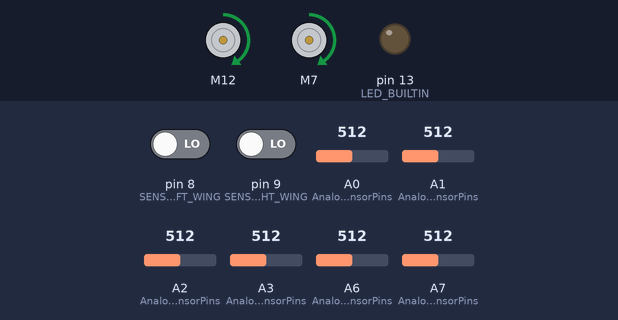
This sketch was run on a simulated Arduino Nano, built with avr-gcc and run on an emulated ATmega328P. Parts: 2 × DC motor (green arrow = forward, orange = backward, longer = faster), output pins drawn as LEDs (lit = HIGH). The inputs (shaded band) are chosen by the test bench; at power-on: A0 (AnalogSensorPins) = 512, A1 (AnalogSensorPins) = 512, A2 (AnalogSensorPins) = 512, A6 (AnalogSensorPins) = 512, A7 (AnalogSensorPins) = 512, A3 (AnalogSensorPins) = 512, pin 8 (SENSOR_LEFT_WING) LOW, pin 9 (SENSOR_RIGHT_WING) LOW. What the sketch prints to the serial monitor is not drawn.

Above: at 18.2 s.
18.3 s: A0 (AnalogSensorPins) set to 390
At 18.9 s:
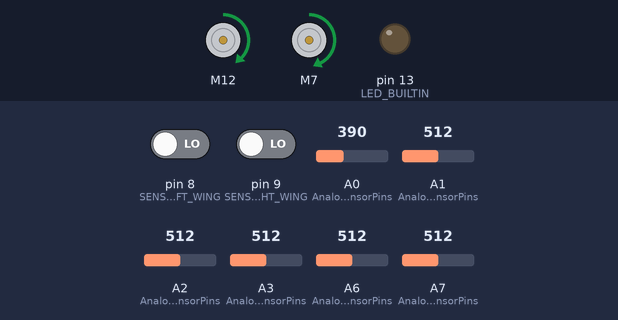
19.8 s: A1 (AnalogSensorPins) set to 390
At 21.0 s:
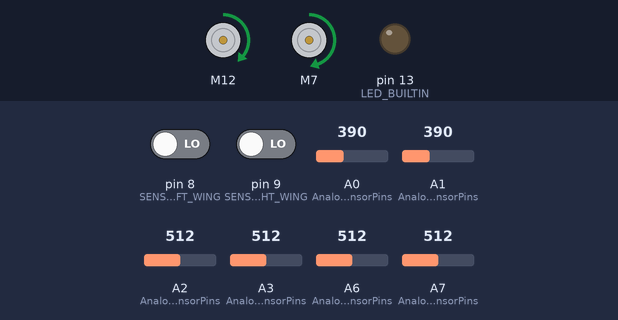
21.3 s: A2 (AnalogSensorPins) set to 390
At 22.3 s:
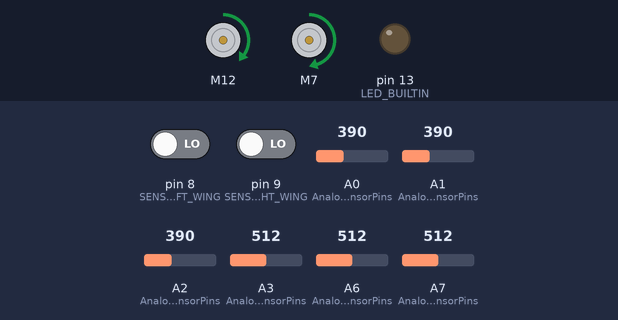
22.8 s: A6 (AnalogSensorPins) set to 390
At 23.5 s:
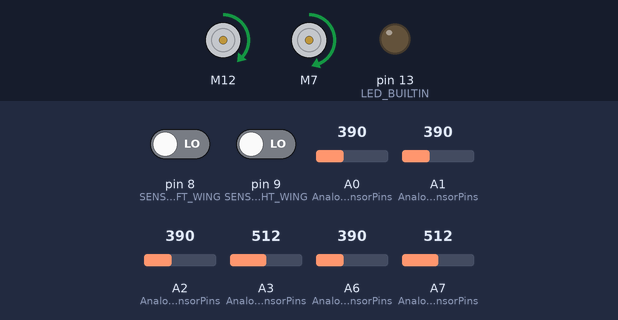
24.3 s: A7 (AnalogSensorPins) set to 390
At 24.6 s:
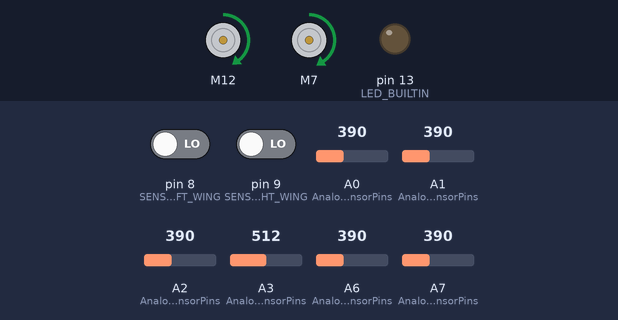
25.8 s: A3 (AnalogSensorPins) set to 306
At 27.1 s:
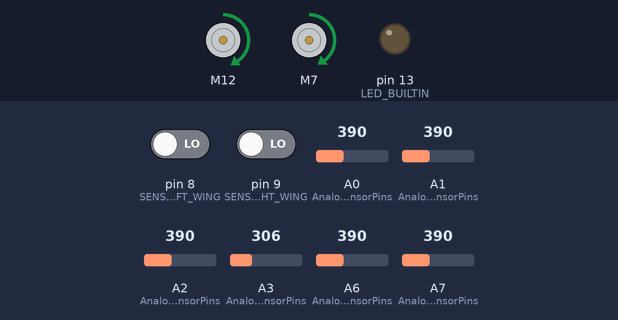
Timing chart, 0 to 28.3 s (numbered marks = the images above; inputs shaded):
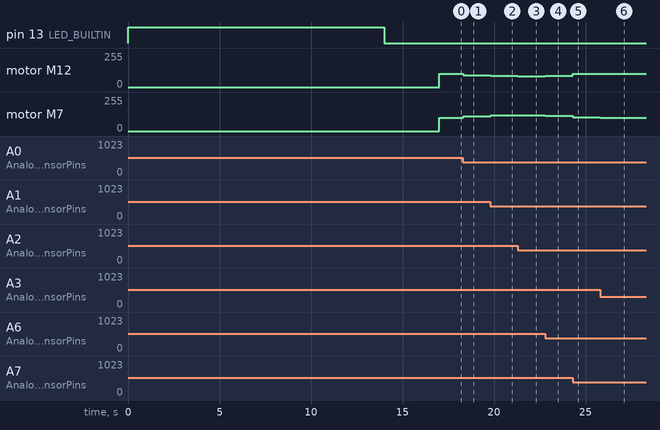

Measured:
- after the input at 18.3 s, motor M12: forward 100/255 → forward 90/255 at once; motor M7: forward 100/255 → forward 110/255 at once
- after the input at 19.8 s, motor M12: forward 90/255 → forward 83/255 at once; motor M7: forward 110/255 → forward 117/255 at once
- after the input at 21.3 s, motor M12: forward 83/255 → forward 80/255 at once; motor M7: forward 117/255 → forward 120/255 at once
- after the input at 22.8 s, motor M12: forward 80/255 → forward 86/255 at once; motor M7: forward 120/255 → forward 114/255 at once
- after the input at 24.3 s, motor M12: forward 86/255 → forward 98/255 at once; motor M7: forward 114/255 → forward 102/255 at once
- after the input at 25.8 s, motor M12: forward 98/255 → forward 101/255 at once; motor M7: forward 102/255 → forward 99/255 at once

The sketch:

pid_Code.ino
```cpp
#include <SparkFun_TB6612.h>
#include <QTRSensors.h>

// --- 1. HARDWARE PINS ---
// Motor Driver Pins
#define PWMA 10
#define AIN1 12
#define AIN2 2
#define BIN1 7
#define BIN2 3
#define PWMB 11
#define STBY 5

// --- 2. SENSOR DEFINITIONS ---
// QTR Analog Array (6 Pins)
// Ensure A0 is Leftmost and A7 is Rightmost physically
const uint8_t AnalogSensorPins[] = {A0, A1, A2, A3, A6, A7};
const uint8_t SensorCount = 6;

// Digital Wing Sensors
#define SENSOR_LEFT_WING  8
#define SENSOR_RIGHT_WING 9

// --- 3. CONFIGURATION ---
const int offsetA = 1;
const int offsetB = 1;

int BaseSpeed = 100;
int MaxSpeed = 255;

// PID Variables
float Kp = 0.1;
float Ki = 0.0;   //Should always be 0
float Kd = 0.5;

// --- 4. OBJECTS ---
Motor motor1 = Motor(AIN1, AIN2, PWMA, offsetA, STBY);
Motor motor2 = Motor(BIN1, BIN2, PWMB, offsetB, STBY);

QTRSensors qtr;
uint16_t sensorValues[SensorCount];

// Global tracking
int lastError = 0;
// CRITICAL FIX: Changed from int to long to prevent overflow
long integral = 0;

void setup() {
  Serial.begin(9600);

  pinMode(SENSOR_LEFT_WING, INPUT);
  pinMode(SENSOR_RIGHT_WING, INPUT);

  qtr.setTypeAnalog();
  qtr.setSensorPins(AnalogSensorPins, SensorCount);

  // --- MANUAL CALIBRATION ---
  Serial.println("MANUAL CALIBRATION STARTING...");
  pinMode(LED_BUILTIN, OUTPUT);
  digitalWrite(LED_BUILTIN, HIGH);

  // Move robot back and forth over line manually now
  for (uint16_t i = 0; i < 400; i++) {
    qtr.calibrate();
    delay(10);
  }

  digitalWrite(LED_BUILTIN, LOW);
  Serial.println("CALIBRATION COMPLETE.");

  delay(3000);
}

void loop() {
  // 1. Get Analog Line Position
  // Range: 0 (Left) to 5000 (Right). Center: 2500.
  uint16_t position = qtr.readLineBlack(sensorValues);

  // 2. Read Digital Wings
  // Assuming Active HIGH (1 = Line Detected)
  bool leftWing = digitalRead(SENSOR_LEFT_WING);
  bool rightWing = digitalRead(SENSOR_RIGHT_WING);

  // 3. Calculate Error
  // Positive Error = Robot is to the Right -> Need to turn Left
  int error = position - 2500;

  // 4. Smart Wing Override
  // Only override if the main sensors are near the edge (0 or 5000)
  // This prevents jerking at T-intersections (Crosses)
  if (leftWing && !rightWing && position < 1000) {
    error = -3000; // Hard force Left turn
  } else if (rightWing && !leftWing && position > 4000) {
    error = 3000;  // Hard force Right turn
  }

  // 5. PID Calculations
  int P = error;

  // Accumulate integral only if error is small (prevents windup)
  integral += error;

  int D = error - lastError;
  lastError = error;

  int correction = (Kp * P) + (Ki * integral) + (Kd * D);

  // 6. Calculate Motor Speeds
  // CRITICAL FIX: Inverted logic.
  // If Error > 0 (Robot Right), we need m1 (Left) Slow, m2 (Right) Fast to turn Left.
  int m1Speed = BaseSpeed - correction;
  int m2Speed = BaseSpeed + correction;

  // 7. Apply to Motors
  motor1.drive(m1Speed);
  motor2.drive(m2Speed);
}
```
